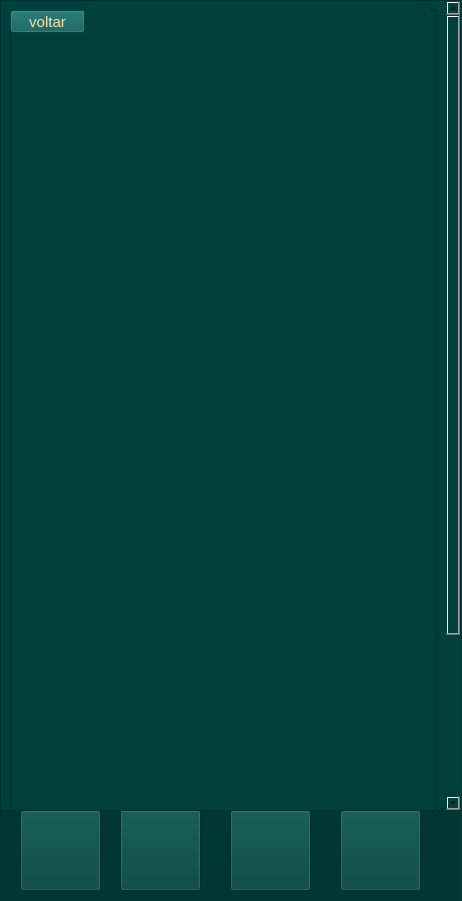
<?xml version="1.0" encoding="UTF-8"?>
<ui version="4.0">
 <class>Form</class>
 <widget class="QWidget" name="Form">
  <property name="geometry">
   <rect>
    <x>0</x>
    <y>0</y>
    <width>462</width>
    <height>901</height>
   </rect>
  </property>
  <property name="minimumSize">
   <size>
    <width>462</width>
    <height>901</height>
   </size>
  </property>
  <property name="maximumSize">
   <size>
    <width>462</width>
    <height>901</height>
   </size>
  </property>
  <property name="windowTitle">
   <string>Form</string>
  </property>
  <property name="styleSheet">
   <string notr="true">background-color: rgb(0, 65, 61);
</string>
  </property>
  <widget class="QLabel" name="label_5">
   <property name="geometry">
    <rect>
     <x>0</x>
     <y>800</y>
     <width>461</width>
     <height>101</height>
    </rect>
   </property>
   <property name="styleSheet">
    <string notr="true">background-color: rgb(1, 55, 51);</string>
   </property>
   <property name="text">
    <string/>
   </property>
  </widget>
  <widget class="QPushButton" name="menu_4">
   <property name="geometry">
    <rect>
     <x>20</x>
     <y>810</y>
     <width>81</width>
     <height>81</height>
    </rect>
   </property>
   <property name="styleSheet">
    <string notr="true">#botaomenu{
border:none;
}</string>
   </property>
   <property name="text">
    <string/>
   </property>
   <property name="icon">
    <iconset>
     <normaloff>fotos/menu.png</normaloff>fotos/menu.png</iconset>
   </property>
   <property name="iconSize">
    <size>
     <width>81</width>
     <height>81</height>
    </size>
   </property>
  </widget>
  <widget class="QPushButton" name="config">
   <property name="geometry">
    <rect>
     <x>230</x>
     <y>810</y>
     <width>81</width>
     <height>81</height>
    </rect>
   </property>
   <property name="styleSheet">
    <string notr="true">#botaoconfig{
border:none;
}</string>
   </property>
   <property name="text">
    <string/>
   </property>
   <property name="icon">
    <iconset>
     <normaloff>fotos/config.png</normaloff>fotos/config.png</iconset>
   </property>
   <property name="iconSize">
    <size>
     <width>81</width>
     <height>81</height>
    </size>
   </property>
  </widget>
  <widget class="QScrollArea" name="scrollArea">
   <property name="geometry">
    <rect>
     <x>0</x>
     <y>0</y>
     <width>461</width>
     <height>811</height>
    </rect>
   </property>
   <property name="widgetResizable">
    <bool>true</bool>
   </property>
   <widget class="QWidget" name="scrollAreaWidgetContents">
    <property name="geometry">
     <rect>
      <x>0</x>
      <y>0</y>
      <width>442</width>
      <height>1018</height>
     </rect>
    </property>
    <layout class="QVBoxLayout" name="verticalLayout">
     <item>
      <widget class="QFrame" name="frame">
       <property name="minimumSize">
        <size>
         <width>300</width>
         <height>1000</height>
        </size>
       </property>
       <property name="frameShape">
        <enum>QFrame::StyledPanel</enum>
       </property>
       <property name="frameShadow">
        <enum>QFrame::Raised</enum>
       </property>
       <widget class="QLabel" name="label">
        <property name="geometry">
         <rect>
          <x>30</x>
          <y>-21</y>
          <width>390</width>
          <height>1011</height>
         </rect>
        </property>
        <property name="text">
         <string/>
        </property>
        <property name="pixmap">
         <pixmap>fotos/exercicios biceps.png</pixmap>
        </property>
       </widget>
       <widget class="QPushButton" name="voltarbiceps">
        <property name="geometry">
         <rect>
          <x>0</x>
          <y>0</y>
          <width>75</width>
          <height>23</height>
         </rect>
        </property>
        <property name="styleSheet">
         <string notr="true">#voltarbiceps{
background-color: rgb(10, 91, 86);
color: rgb(255, 221, 166);
font-size: 15px;
}</string>
        </property>
        <property name="text">
         <string>voltar</string>
        </property>
       </widget>
      </widget>
     </item>
    </layout>
   </widget>
  </widget>
  <widget class="QPushButton" name="treino">
   <property name="geometry">
    <rect>
     <x>120</x>
     <y>810</y>
     <width>81</width>
     <height>81</height>
    </rect>
   </property>
   <property name="styleSheet">
    <string notr="true">#botaotreino{
border:none;
}</string>
   </property>
   <property name="text">
    <string/>
   </property>
   <property name="icon">
    <iconset>
     <normaloff>fotos/treino.png</normaloff>fotos/treino.png</iconset>
   </property>
   <property name="iconSize">
    <size>
     <width>81</width>
     <height>81</height>
    </size>
   </property>
  </widget>
  <widget class="QPushButton" name="perfil">
   <property name="geometry">
    <rect>
     <x>340</x>
     <y>810</y>
     <width>81</width>
     <height>81</height>
    </rect>
   </property>
   <property name="minimumSize">
    <size>
     <width>81</width>
     <height>81</height>
    </size>
   </property>
   <property name="styleSheet">
    <string notr="true">#menu{
border:none;
}</string>
   </property>
   <property name="text">
    <string/>
   </property>
   <property name="icon">
    <iconset>
     <normaloff>fotos/perfil.png</normaloff>fotos/perfil.png</iconset>
   </property>
   <property name="iconSize">
    <size>
     <width>81</width>
     <height>81</height>
    </size>
   </property>
  </widget>
 </widget>
 <resources/>
 <connections/>
</ui>
